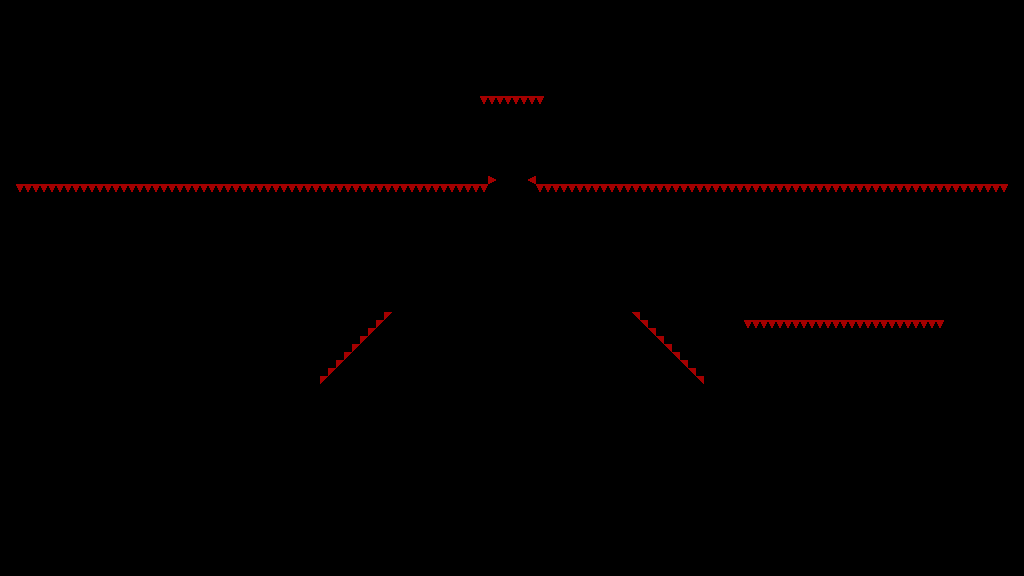

This is a level from a 2D game, rendered from its Tiled map with the project's own tilesets. A one-line summary and the map file follow, with tile-layer data summarised:
An orthogonal 128x72 tile map with 8x8 px tiles, 1 tile layer (T_Spikes) and 81 objects.

<map version="1.4" tiledversion="1.4.3" orientation="orthogonal" renderorder="right-down" width="128" height="72" tilewidth="8" tileheight="8" infinite="0" nextlayerid="8" nextobjectid="1249">
 <tileset firstgid="1" source="../../../Sprites/Tiles/DEV/flat/T_spr_nv_flat_0.tsx" />
 <layer id="1" name="T_Spikes" width="128" height="72">
  <data>[9216 cells, 171 non-empty, 2 distinct tile ids]</data>
 </layer>
 <objectgroup id="2" name="C_Solid">
  <object id="1078" x="704" y="384" width="216" height="16" />
  <object id="1080" x="704" y="464" width="304" height="96" />
  <object id="1081" x="320" y="464">
   <polygon points="0,0 96,96 0,96" />
  </object>
  <object id="1082" x="704" y="464">
   <polygon points="0,0 -96,96 0,96" />
  </object>
  <object id="1089" x="744" y="304" width="200" height="16" />
  <object id="1091" x="744" y="384">
   <polygon points="0,0 16,-16 32,0" />
  </object>
  <object id="1095" x="1008" y="16" width="16" height="544" />
  <object id="1096" x="816" y="384">
   <polygon points="0,0 16,-16 32,0" />
  </object>
  <object id="1098" x="0" y="560" width="1024" height="16" />
  <object id="1099" x="464" y="552" width="96" height="8" />
  <object id="1101" x="528" y="520">
   <polygon points="0,0 32,32 0,32" />
  </object>
  <object id="1102" x="464" y="552">
   <polygon points="0,0 32,-32 32,0" />
  </object>
  <object id="1103" x="496" y="536" width="32" height="16" />
  <object id="1104" x="496" y="520">
   <polygon points="0,0 16,16 0,16" />
  </object>
  <object id="1105" x="512" y="536">
   <polygon points="0,0 16,-16 16,0" />
  </object>
  <object id="1106" x="0" y="0" width="1024" height="16" />
  <object id="1107" x="1008" y="16" width="16" height="544" />
  <object id="1108" x="0" y="16" width="16" height="544" />
  <object id="1109" x="0" y="16" width="16" height="544" />
  <object id="1110" x="16" y="464" width="304" height="96" />
  <object id="1117" x="888" y="384">
   <polygon points="0,0 16,-16 32,0" />
  </object>
  <object id="1118" x="608" y="304">
   <polygon points="0,0 16,16 16,0" />
  </object>
  <object id="1123" x="688" y="368">
   <polygon points="0,0 16,16 0,16" />
  </object>
  <object id="1124" x="688" y="384">
   <polygon points="0,0 16,0 16,16" />
  </object>
  <object id="1125" x="512" y="320">
   <polygon points="0,0 -16,-16 16,-16" />
  </object>
  <object id="1127" x="944" y="384" width="64" height="80" />
  <object id="1135" x="624" y="304" width="8" height="16" />
  <object id="1139" x="624" y="320">
   <polygon points="0,0 16,0 16,16 0,0" />
  </object>
  <object id="1144" x="888" y="384">
   <polygon points="0,0 16,-16 32,0" />
  </object>
  <object id="1145" x="816" y="384">
   <polygon points="0,0 16,-16 32,0" />
  </object>
  <object id="1146" x="744" y="384">
   <polygon points="0,0 16,-16 32,0" />
  </object>
  <object id="1147" x="776" y="288" width="64" height="16" />
  <object id="1148" x="744" y="256" width="32" height="48" />
  <object id="1164" x="632" y="312">
   <polygon points="0,0 8,8 0,8" />
  </object>
  <object id="1167" x="16" y="168" width="472" height="16" />
  <object id="1169" x="536" y="168" width="472" height="16" />
  <object id="1170" x="600" y="16" width="408" height="152" />
  <object id="1172" x="480" y="80" width="64" height="16" />
  <object id="1176" x="424" y="16">
   <polygon points="0,0 8,0 0,8" />
  </object>
  <object id="1177" x="592" y="16">
   <polygon points="0,0 8,0 8,8 0,0" />
  </object>
  <object id="1178" x="592" y="168">
   <polygon points="0,0 8,-8 8,0" />
  </object>
  <object id="1179" x="424" y="160">
   <polygon points="0,0 8,8 0,8" />
  </object>
  <object id="1182" x="472" y="88" width="8" height="24" />
  <object id="1185" x="16" y="16" width="408" height="152" />
  <object id="1186" x="472" y="112">
   <polygon points="0,0 8,0 0,8" />
  </object>
  <object id="1188" x="472" y="88">
   <polygon points="0,0 8,-8 8,0" />
  </object>
  <object id="1192" x="840" y="288">
   <polygon points="0,0 16,16 0,16" />
  </object>
  <object id="1193" x="776" y="256">
   <polygon points="0,0 32,32 0,32" />
  </object>
  <object id="1194" x="16" y="384" width="64" height="80" />
  <object id="1196" x="104" y="384" width="216" height="16" />
  <object id="1215" x="320" y="384">
   <polygon points="0,0 16,0 0,16" />
  </object>
  <object id="1216" x="320" y="384">
   <polygon points="0,0 16,-16 16,0" />
  </object>
  <object id="1217" x="336" y="384">
   <polygon points="0,0 16,-16 0,-16" />
  </object>
  <object id="1218" x="336" y="368">
   <polygon points="0,0 16,-16 16,0" />
  </object>
  <object id="1219" x="352" y="368">
   <polygon points="0,0 0,-16 16,-16" />
  </object>
  <object id="1220" x="352" y="352">
   <polygon points="0,0 16,-16 16,0" />
  </object>
  <object id="1221" x="368" y="352">
   <polygon points="0,0 0,-16 16,-16" />
  </object>
  <object id="1222" x="368" y="336">
   <polygon points="0,0 16,-16 16,0" />
  </object>
  <object id="1223" x="384" y="336">
   <polygon points="0,0 0,-16 16,-16" />
  </object>
  <object id="1225" x="400" y="320">
   <polygon points="0,0 0,-16 16,-16" />
  </object>
  <object id="1226" x="392" y="304" width="8" height="16" />
  <object id="1227" x="384" y="320">
   <polygon points="0,0 8,-8 8,0" />
  </object>
  <object id="1228" x="320" y="280">
   <polygon points="0,0 8,0 8,8" />
  </object>
  <object id="1229" x="248" y="280">
   <polygon points="0,0 8,0 0,8" />
  </object>
  <object id="1230" x="248" y="264">
   <polygon points="0,0 8,-8 8,0" />
  </object>
  <object id="1231" x="320" y="264" width="8" height="16" />
  <object id="1232" x="248" y="264" width="8" height="16" />
  <object id="1233" x="320" y="256">
   <polygon points="0,0 8,8 0,8" />
  </object>
  <object id="1234" x="256" y="256" width="64" height="16" />
  <object id="1238" x="544" y="112">
   <polygon points="0,0 8,0 8,8" />
  </object>
  <object id="1239" x="544" y="88" width="8" height="24" />
  <object id="1240" x="544" y="80">
   <polygon points="0,0 8,8 0,8" />
  </object>
  <object id="1241" x="672" y="368">
   <polygon points="0,0 16,0 16,16" />
  </object>
  <object id="1242" x="672" y="352">
   <polygon points="0,0 16,16 0,16" />
  </object>
  <object id="1243" x="656" y="352">
   <polygon points="0,0 16,0 16,16" />
  </object>
  <object id="1244" x="656" y="336">
   <polygon points="0,0 16,16 0,16" />
  </object>
  <object id="1245" x="640" y="336">
   <polygon points="0,0 16,0 16,16" />
  </object>
  <object id="1246" x="640" y="320">
   <polygon points="0,0 16,16 0,16" />
  </object>
  <object id="1247" x="488" y="168" width="8" height="8" />
  <object id="1248" x="528" y="168" width="8" height="8" />
 </objectgroup>
 <objectgroup id="3" name="C_Balls">
  <object id="1088" x="508" y="288" width="8" height="8" />
 </objectgroup>
 <objectgroup id="4" name="C_Orbs" />
 <objectgroup id="7" name="C_Spikes" />
</map>
